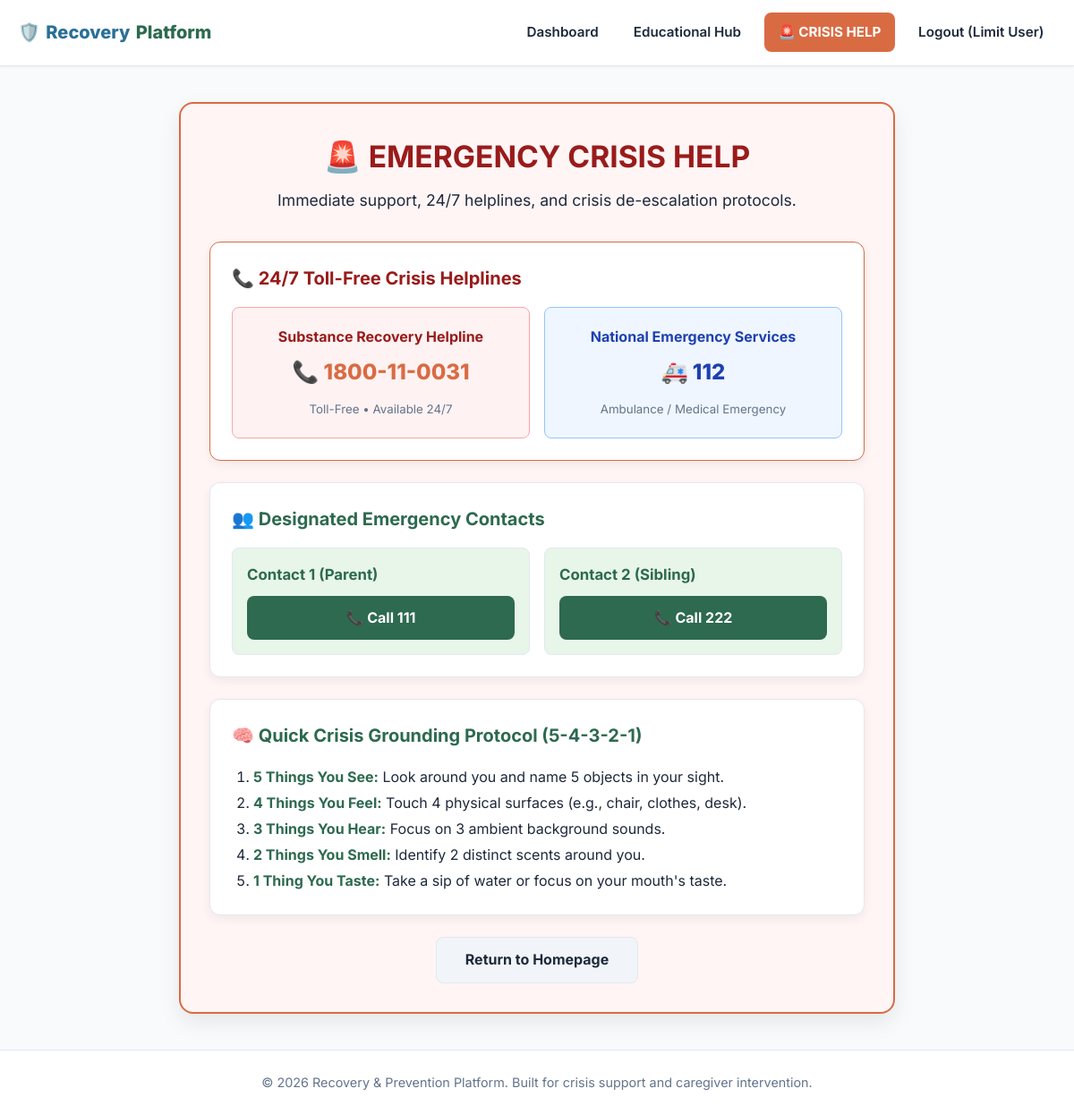
Page /panic (signed in) on the committed database.
### tables this page shows
CREATE TABLE emergency_contacts (
    id TEXT PRIMARY KEY,
    user_id TEXT NOT NULL,
    name TEXT NOT NULL,
    phone TEXT NOT NULL,
    relationship TEXT NOT NULL,
    created_at DATETIME DEFAULT CURRENT_TIMESTAMP,
    FOREIGN KEY(user_id) REFERENCES users(id) ON DELETE CASCADE
);

### app.py (the view, shortened to what this page needs)
@app.route('/panic')
def panic_button():
    user_id = session.get('user_id')
    user_role = session.get('user_role')
    conn = get_db()
    cursor = conn.cursor()
    contacts = []
    caregiver = None
    individual_user = None
    if user_id and user_role == 'individual':
        cursor.execute("SELECT * FROM emergency_contacts WHERE user_id = ?", (user_id,))
        contacts = cursor.fetchall()
        cursor.execute("""
            SELECT u.name, u.phone, u.email
            FROM assignments a
            JOIN users u ON a.caregiver_id = u.id
            WHERE a.individual_id = ?
        """, (user_id,))
        caregiver = cursor.fetchone()
    conn.close()
    return render_template(
        'panic.html',
        contacts=contacts,
        caregiver=caregiver,
        individual_user=individual_user
    )

### database.py (called while the page is built)
def get_db():
    conn = sqlite3.connect(DB_PATH)
    conn.row_factory = sqlite3.Row
    conn.execute("PRAGMA foreign_keys = ON;")
    return conn

### templates/panic.html (shortened to what this page needs)
{% extends "base.html" %}
{% block content %}
<div style="max-width: 800px; margin: 1rem auto;">
    <div style="background: #fff5f5; border: 2px solid var(--cta-terracotta); border-radius: var(--radius-lg); padding: 2rem; box-shadow: var(--shadow-lg);">
        <div style="text-align: center; margin-bottom: 2rem;">
            <h1 style="font-size: 2.1rem; color: #991b1b; margin-bottom: 0.5rem;">🚨 EMERGENCY CRISIS HELP</h1>
            <p style="color: var(--text-main); font-size: 1.1rem;">Immediate support, 24/7 helplines, and crisis de-escalation protocols.</p>
        </div>
        <div class="card" style="background: #ffffff; margin-bottom: 1.5rem; border-color: var(--cta-terracotta);">
            <h2 class="card-title" style="color: #991b1b;">📞 24/7 Toll-Free Crisis Helplines</h2>
            <div style="display: grid; grid-template-columns: repeat(auto-fit, minmax(240px, 1fr)); gap: 1rem; margin-top: 1rem;">
                <div style="background: #fef2f2; padding: 1.25rem; border-radius: var(--radius-sm); border: 1px solid #fca5a5; text-align: center;">
                    <h3 style="font-size: 1rem; color: #991b1b;">Substance Recovery Helpline</h3>
                    <a href="tel:1800110031" style="font-size: 1.5rem; font-weight: 800; color: var(--cta-terracotta); display: block; margin: 0.5rem 0; text-decoration: none;">
                        📞 1800-11-0031
                    </a>
                    <small style="color: var(--text-muted);">Toll-Free • Available 24/7</small>
                </div>
                <div style="background: #eff6ff; padding: 1.25rem; border-radius: var(--radius-sm); border: 1px solid #93c5fd; text-align: center;">
                    <h3 style="font-size: 1rem; color: #1e40af;">National Emergency Services</h3>
                    <a href="tel:112" style="font-size: 1.5rem; font-weight: 800; color: #1e40af; display: block; margin: 0.5rem 0; text-decoration: none;">
                        🚑 112
                    </a>
                    <small style="color: var(--text-muted);">Ambulance / Medical Emergency</small>
                </div>
            </div>
        </div>
        <div class="card" style="background: #ffffff; margin-bottom: 1.5rem;">
            <h2 class="card-title" style="color: var(--brand-primary);">👥 Designated Emergency Contacts</h2>
            {% if contacts %}
                <div style="display: grid; grid-template-columns: repeat(auto-fit, minmax(240px, 1fr)); gap: 1rem; margin-top: 0.8rem;">
                    {% for c in contacts %}
                        <div style="background: var(--brand-soft-sage); padding: 1rem; border-radius: var(--radius-sm); border: 1px solid var(--border-subtle);">
                            <h3 style="font-size: 1.05rem; color: var(--brand-primary);">{{ c.name }} ({{ c.relationship }})</h3>
                            <a href="tel:{{ c.phone }}" class="btn btn-primary" style="margin-top: 0.6rem; width: 100%; font-weight: 700;">
                                📞 Call {{ c.phone }}
                            </a>
                        </div>
                    {% endfor %}
                </div>
            {% else %}
                <p style="color: var(--text-muted); margin-top: 0.5rem;">No emergency contacts designated yet.</p>
            {% endif %}
        </div>
        <div class="card" style="background: #ffffff;">
            <h2 class="card-title" style="color: var(--brand-primary);">🧠 Quick Crisis Grounding Protocol (5-4-3-2-1)</h2>
            <ol style="padding-left: 1.5rem; line-height: 1.8; color: var(--text-main); margin-top: 0.5rem;">
                <li><strong style="color: var(--brand-primary);">5 Things You See:</strong> Look around you and name 5 objects in your sight.</li>
                <li><strong style="color: var(--brand-primary);">4 Things You Feel:</strong> Touch 4 physical surfaces (e.g., chair, clothes, desk).</li>
                <li><strong style="color: var(--brand-primary);">3 Things You Hear:</strong> Focus on 3 ambient background sounds.</li>
                <li><strong style="color: var(--brand-primary);">2 Things You Smell:</strong> Identify 2 distinct scents around you.</li>
                <li><strong style="color: var(--brand-primary);">1 Thing You Taste:</strong> Take a sip of water or focus on your mouth's taste.</li>
            </ol>
        </div>
        <div style="text-align: center; margin-top: 1.5rem;">
            <a href="{{ url_for('index') }}" class="btn btn-secondary" style="padding: 0.75rem 2rem;">Return to Homepage</a>
        </div>
    </div>
</div>
{% endblock %}

### static/css/style.css (style rules this page uses)
:root { --bg-main: #f8fafc; --bg-card: #ffffff; --bg-card-alt: #f1f5f9; --brand-primary: #2d6a4f; --brand-primary-hover: #1b4332; --brand-soft-sage: #e8f5e9; --accent-teal: #2a6f97; --accent-teal-hover: #014f86; --cta-terracotta: #d96b43; --cta-terracotta-hover: #c05621; --text-main: #1e293b; --text-muted: #64748b; --border-subtle: #e2e8f0; --focus-ring: #2a6f97; --radius-sm: 8px; --radius-md: 12px; --radius-lg: 16px; --shadow-sm: 0 1px 3px rgba(0, 0, 0, 0.05); --shadow-md: 0 4px 12px rgba(0, 0, 0, 0.06); --shadow-lg: 0 10px 25px rgba(0, 0, 0, 0.08); }
* { box-sizing: border-box; margin: 0; padding: 0; font-family: 'Inter', system-ui, -apple-system, BlinkMacSystemFont, "Segoe UI", Roboto, sans-serif; }
body { background-color: var(--bg-main); color: var(--text-main); min-height: 100vh; display: flex; flex-direction: column; font-size: 1rem; line-height: 1.6; -webkit-font-smoothing: antialiased; }
.card { background: var(--bg-card); border: 1px solid var(--border-subtle); border-radius: var(--radius-md); padding: 1.5rem; margin-bottom: 1.5rem; box-shadow: var(--shadow-md); }
.card-title { font-size: 1.25rem; font-weight: 700; margin-bottom: 1rem; color: var(--brand-primary); display: flex; justify-content: space-between; align-items: center; flex-wrap: wrap; gap: 0.5rem; }
.btn { padding: 0.75rem 1.25rem; border-radius: var(--radius-sm); border: none; font-weight: 700; cursor: pointer; text-decoration: none; display: inline-flex; align-items: center; justify-content: center; gap: 0.5rem; font-size: 1rem; min-height: 46px; transition: background 0.2s; }
.btn-primary { background: var(--brand-primary); color: white; }
.btn-secondary { background: var(--bg-card-alt); color: var(--text-main); border: 1px solid var(--border-subtle); }

### rows in the picture
emergency_contacts: name "Contact 1", relationship "Parent", phone "111"
emergency_contacts: name "Contact 2", relationship "Sibling", phone "222"

### other values in the picture
{{ session.get('user_name') }} "Limit User"
